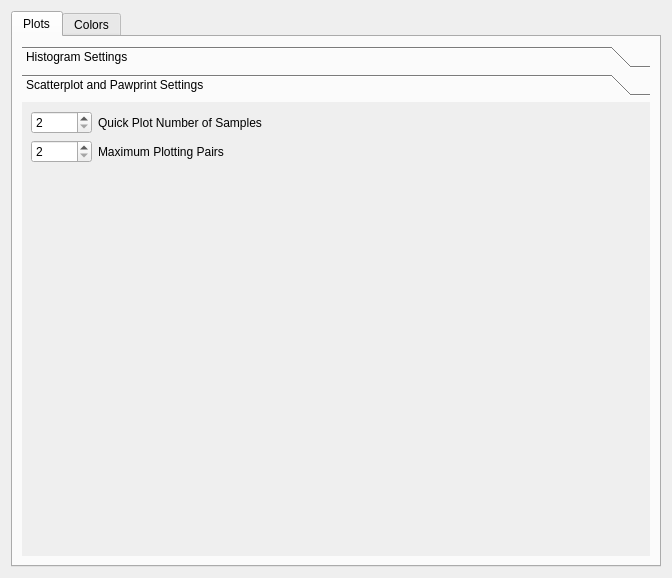
<?xml version="1.0" encoding="UTF-8"?>
<ui version="4.0">
 <class>cmpPreferencesWindow</class>
 <widget class="QDialog" name="cmpPreferencesWindow">
  <property name="windowModality">
   <enum>Qt::ApplicationModal</enum>
  </property>
  <property name="geometry">
   <rect>
    <x>0</x>
    <y>0</y>
    <width>672</width>
    <height>578</height>
   </rect>
  </property>
  <property name="sizePolicy">
   <sizepolicy hsizetype="Fixed" vsizetype="Fixed">
    <horstretch>0</horstretch>
    <verstretch>0</verstretch>
   </sizepolicy>
  </property>
  <property name="windowTitle">
   <string>CMP Preferences</string>
  </property>
  <property name="modal">
   <bool>true</bool>
  </property>
  <layout class="QVBoxLayout" name="verticalLayout">
   <item>
    <widget class="QTabWidget" name="preferencesTab">
     <property name="currentIndex">
      <number>0</number>
     </property>
     <widget class="QWidget" name="plotPreferencesTab">
      <attribute name="title">
       <string>Plots</string>
      </attribute>
      <layout class="QHBoxLayout" name="horizontalLayout_3">
       <item>
        <layout class="QHBoxLayout" name="horizontalLayout">
         <item>
          <widget class="QToolBox" name="toolBox">
           <property name="currentIndex">
            <number>1</number>
           </property>
           <widget class="QWidget" name="QuickHistogramTab">
            <property name="geometry">
             <rect>
              <x>0</x>
              <y>0</y>
              <width>600</width>
              <height>429</height>
             </rect>
            </property>
            <attribute name="label">
             <string>Histogram Settings</string>
            </attribute>
            <layout class="QVBoxLayout" name="verticalLayout_3">
             <item>
              <layout class="QHBoxLayout" name="horizontalLayout_4">
               <item>
                <widget class="QSpinBox" name="plotPrefsNumBins">
                 <property name="minimum">
                  <number>1</number>
                 </property>
                 <property name="maximum">
                  <number>1000000</number>
                 </property>
                </widget>
               </item>
               <item>
                <widget class="QLabel" name="label">
                 <property name="text">
                  <string>Quick Plot Number of Bins</string>
                 </property>
                </widget>
               </item>
               <item>
                <widget class="QCheckBox" name="quickHistoBinsToColorDepth_2">
                 <property name="enabled">
                  <bool>false</bool>
                 </property>
                 <property name="text">
                  <string>Match Image Depth</string>
                 </property>
                </widget>
               </item>
               <item>
                <widget class="QCheckBox" name="quickHistoLogPlot">
                 <property name="enabled">
                  <bool>false</bool>
                 </property>
                 <property name="text">
                  <string>Log Plot</string>
                 </property>
                </widget>
               </item>
               <item>
                <spacer name="horizontalSpacer_3">
                 <property name="orientation">
                  <enum>Qt::Horizontal</enum>
                 </property>
                 <property name="sizeHint" stdset="0">
                  <size>
                   <width>40</width>
                   <height>20</height>
                  </size>
                 </property>
                </spacer>
               </item>
              </layout>
             </item>
             <item>
              <spacer name="verticalSpacer_3">
               <property name="orientation">
                <enum>Qt::Vertical</enum>
               </property>
               <property name="sizeHint" stdset="0">
                <size>
                 <width>20</width>
                 <height>40</height>
                </size>
               </property>
              </spacer>
             </item>
            </layout>
           </widget>
           <widget class="QWidget" name="ScatterplotSettings">
            <property name="geometry">
             <rect>
              <x>0</x>
              <y>0</y>
              <width>600</width>
              <height>429</height>
             </rect>
            </property>
            <attribute name="label">
             <string>Scatterplot and Pawprint Settings</string>
            </attribute>
            <layout class="QVBoxLayout" name="verticalLayout_4">
             <item>
              <layout class="QHBoxLayout" name="horizontalLayout_2">
               <item>
                <widget class="QSpinBox" name="plotPrefsNumSamples">
                 <property name="minimum">
                  <number>2</number>
                 </property>
                 <property name="maximum">
                  <number>65535</number>
                 </property>
                </widget>
               </item>
               <item>
                <widget class="QLabel" name="label_5">
                 <property name="text">
                  <string>Quick Plot Number of Samples</string>
                 </property>
                </widget>
               </item>
               <item>
                <spacer name="horizontalSpacer_4">
                 <property name="orientation">
                  <enum>Qt::Horizontal</enum>
                 </property>
                 <property name="sizeHint" stdset="0">
                  <size>
                   <width>40</width>
                   <height>20</height>
                  </size>
                 </property>
                </spacer>
               </item>
              </layout>
             </item>
             <item>
              <layout class="QHBoxLayout" name="horizontalLayout_7">
               <item>
                <widget class="QSpinBox" name="plotPrefsNumPlotPairs">
                 <property name="minimum">
                  <number>2</number>
                 </property>
                 <property name="maximum">
                  <number>65535</number>
                 </property>
                </widget>
               </item>
               <item>
                <widget class="QLabel" name="label_7">
                 <property name="text">
                  <string>Maximum Plotting Pairs</string>
                 </property>
                </widget>
               </item>
               <item>
                <spacer name="horizontalSpacer_5">
                 <property name="orientation">
                  <enum>Qt::Horizontal</enum>
                 </property>
                 <property name="sizeHint" stdset="0">
                  <size>
                   <width>40</width>
                   <height>20</height>
                  </size>
                 </property>
                </spacer>
               </item>
              </layout>
             </item>
             <item>
              <spacer name="verticalSpacer">
               <property name="orientation">
                <enum>Qt::Vertical</enum>
               </property>
               <property name="sizeHint" stdset="0">
                <size>
                 <width>20</width>
                 <height>40</height>
                </size>
               </property>
              </spacer>
             </item>
            </layout>
           </widget>
          </widget>
         </item>
        </layout>
       </item>
      </layout>
     </widget>
     <widget class="QWidget" name="colorPreferencesTab">
      <attribute name="title">
       <string>Colors</string>
      </attribute>
      <layout class="QVBoxLayout" name="verticalLayout_2">
       <item>
        <widget class="QLabel" name="label_3">
         <property name="text">
          <string>Cluster Colors</string>
         </property>
        </widget>
       </item>
       <item>
        <widget class="QScrollArea" name="clusterColorsFrame">
         <property name="widgetResizable">
          <bool>true</bool>
         </property>
         <widget class="QWidget" name="scrollAreaWidgetContents_2">
          <property name="geometry">
           <rect>
            <x>0</x>
            <y>0</y>
            <width>598</width>
            <height>175</height>
           </rect>
          </property>
         </widget>
        </widget>
       </item>
       <item>
        <widget class="QLabel" name="label_2">
         <property name="text">
          <string>Plot and Graphing Colors</string>
         </property>
        </widget>
       </item>
       <item>
        <widget class="QScrollArea" name="colorsFrame">
         <property name="widgetResizable">
          <bool>true</bool>
         </property>
         <widget class="QWidget" name="scrollAreaWidgetContents">
          <property name="geometry">
           <rect>
            <x>0</x>
            <y>0</y>
            <width>598</width>
            <height>174</height>
           </rect>
          </property>
         </widget>
        </widget>
       </item>
       <item>
        <layout class="QHBoxLayout" name="horizontalLayout_6">
         <item>
          <widget class="QLabel" name="label_4">
           <property name="text">
            <string>Cluster Mask Background</string>
           </property>
          </widget>
         </item>
         <item>
          <widget class="QPushButton" name="clusterBackgroundColorButton">
           <property name="sizePolicy">
            <sizepolicy hsizetype="Fixed" vsizetype="Fixed">
             <horstretch>0</horstretch>
             <verstretch>0</verstretch>
            </sizepolicy>
           </property>
          </widget>
         </item>
         <item>
          <spacer name="horizontalSpacer_2">
           <property name="orientation">
            <enum>Qt::Horizontal</enum>
           </property>
           <property name="sizeHint" stdset="0">
            <size>
             <width>40</width>
             <height>20</height>
            </size>
           </property>
          </spacer>
         </item>
        </layout>
       </item>
       <item>
        <layout class="QHBoxLayout" name="horizontalLayout_5">
         <item>
          <widget class="QLabel" name="label_6">
           <property name="sizePolicy">
            <sizepolicy hsizetype="Fixed" vsizetype="Fixed">
             <horstretch>0</horstretch>
             <verstretch>0</verstretch>
            </sizepolicy>
           </property>
           <property name="text">
            <string>Background Color</string>
           </property>
          </widget>
         </item>
         <item>
          <widget class="QPushButton" name="backgroundColorButton">
           <property name="sizePolicy">
            <sizepolicy hsizetype="Fixed" vsizetype="Fixed">
             <horstretch>0</horstretch>
             <verstretch>0</verstretch>
            </sizepolicy>
           </property>
          </widget>
         </item>
         <item>
          <spacer name="horizontalSpacer">
           <property name="orientation">
            <enum>Qt::Horizontal</enum>
           </property>
           <property name="sizeHint" stdset="0">
            <size>
             <width>40</width>
             <height>20</height>
            </size>
           </property>
          </spacer>
         </item>
        </layout>
       </item>
      </layout>
     </widget>
    </widget>
   </item>
  </layout>
 </widget>
 <resources>
  <include location="cmp.qrc"/>
 </resources>
 <connections/>
</ui>
